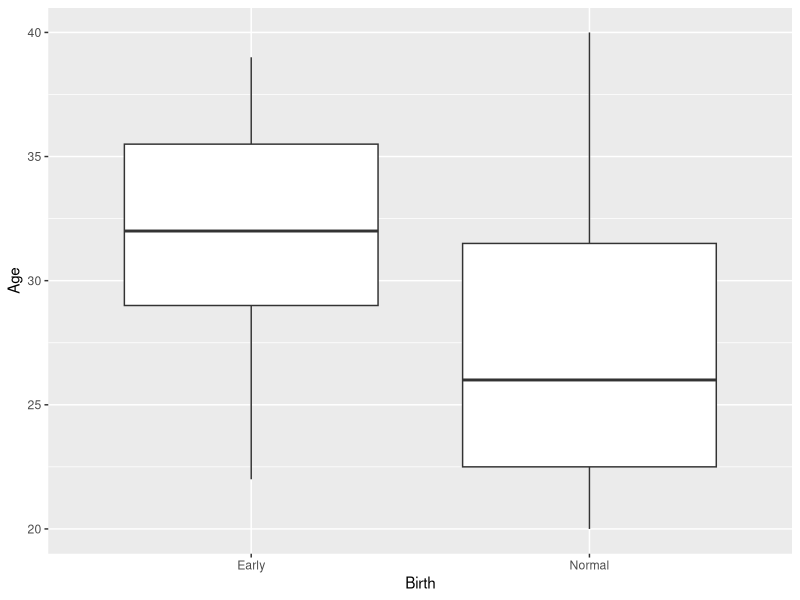
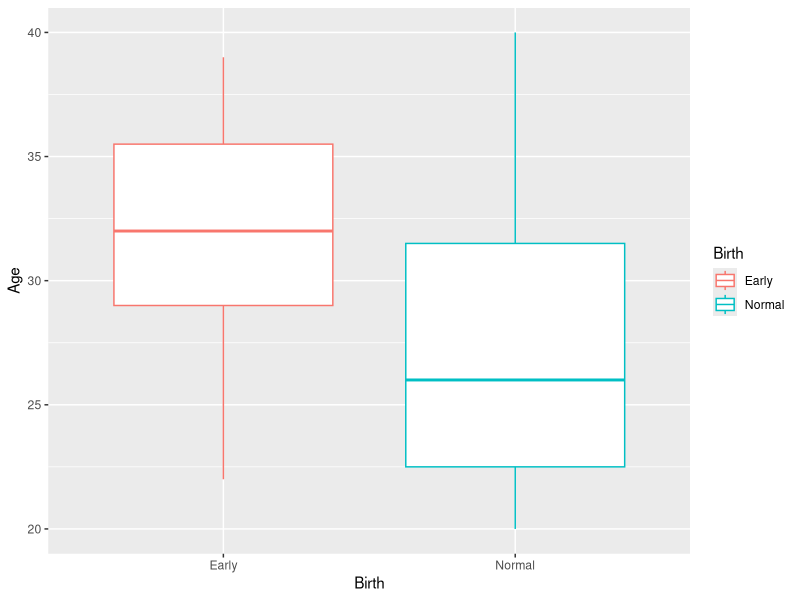
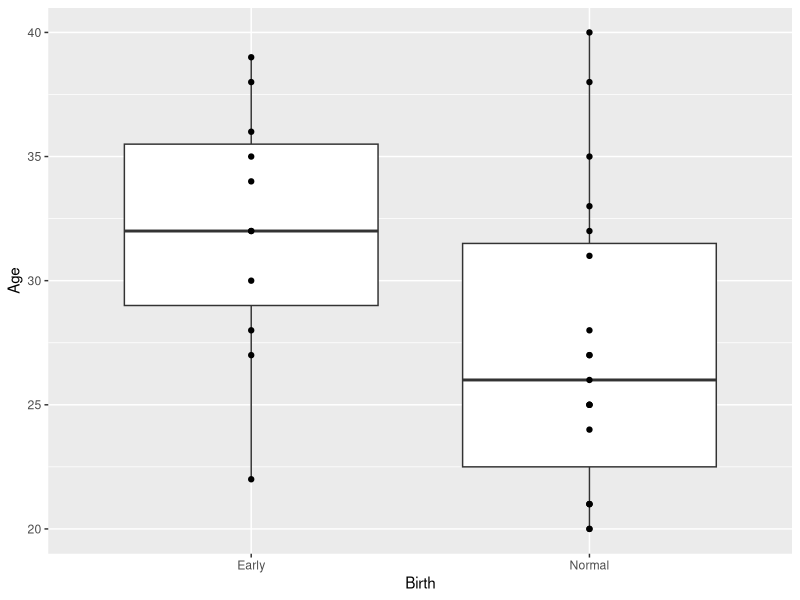
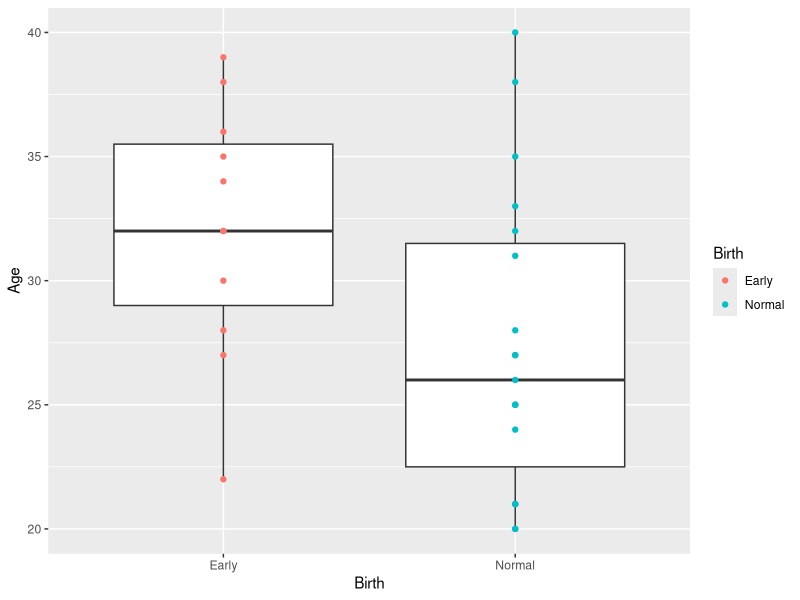
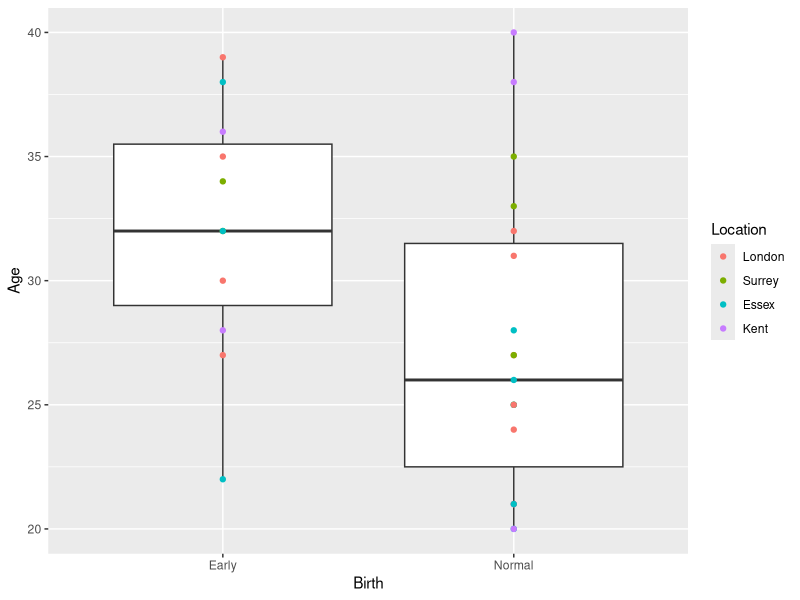
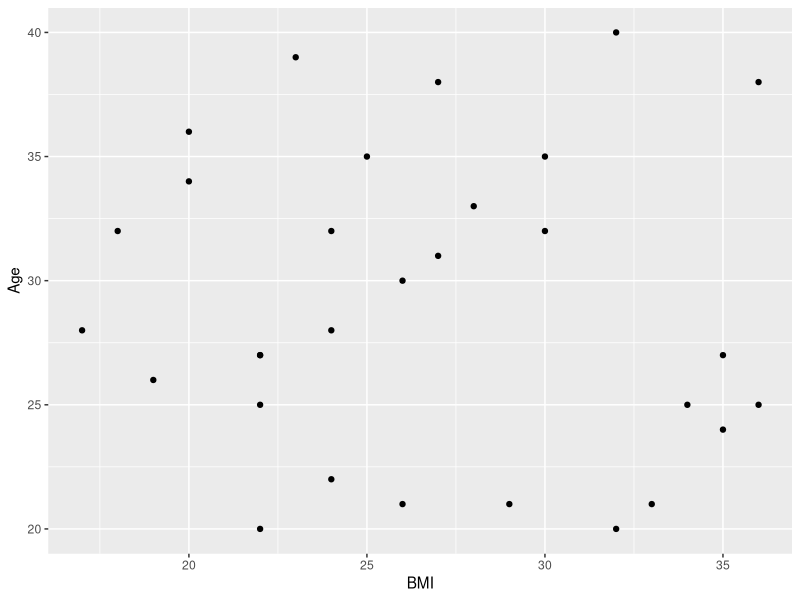
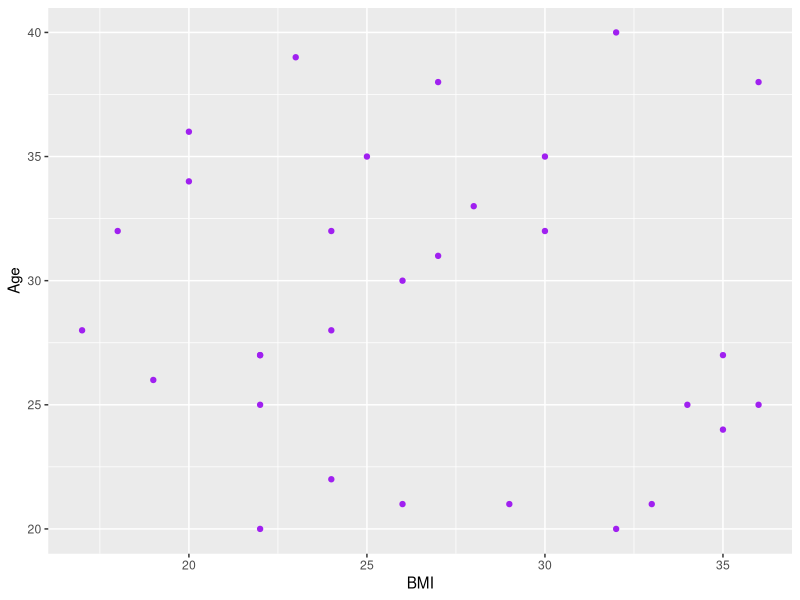
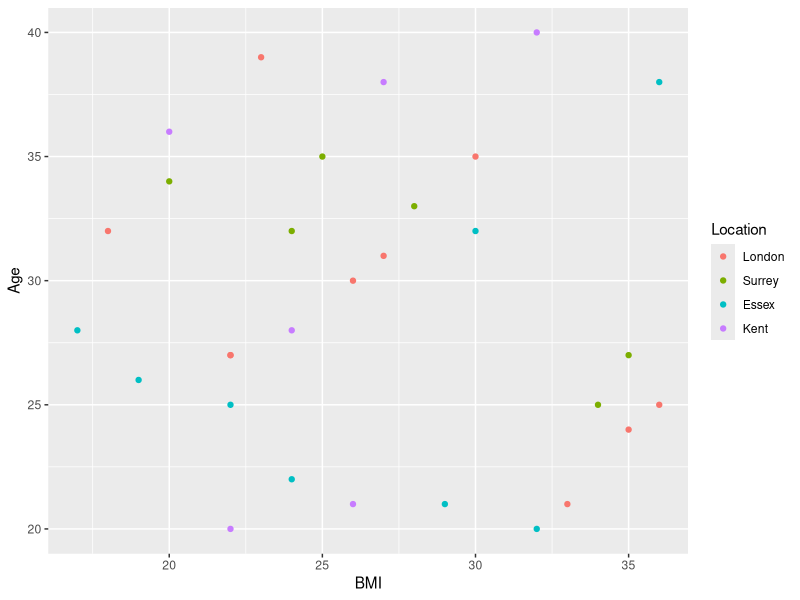

Write the R code that produced these figures, in order.
############################################################################################
##                                                                                        ##
##                                 Basic R set up                                         ##
##                                                                                        ##
############################################################################################

# Set the working directory
setwd("/Users/aliciahadingham/OneDrive - King's College London/PhD/FYI_or_Other/Public_Engagement/The Brilliant Club/Github_content") #Mac
#getwd()

# Load data1
data1 <- read.csv("data/data1_spreadsheet.csv", header=TRUE) 

# Changing Location from characters to factors & ordering the categories
data1$Location <- factor(data1$Location, levels = c("London", "Surrey", "Essex", "Kent"))

# Load ggplot2 library 
library(ggplot2)




############################################################################################
##                                                                                        ##
##                                     Boxplots                                           ##
##                                                                                        ##
############################################################################################

## Boxplots of Birth vs Age

# Simple boxplot 
ggplot(data=data1, aes(x=Birth, y=Age)) +
  geom_boxplot()

# Boxplot with colours by Birth timing
ggplot(data=data1, aes(x=Birth, y=Age)) +
  geom_boxplot(aes(colour=Birth))

# Boxplot with a scatter plot on top
ggplot(data=data1, aes(x=Birth, y=Age)) +
  geom_boxplot() + 
  geom_point()

# Boxplot with a scatter plot on top (with colours by Birth)
ggplot(data=data1, aes(x=Birth, y=Age)) +
  geom_boxplot() + 
  geom_point(aes(colour=Birth))

# Boxplot with a scatter plot on top (with colours by Location)
ggplot(data=data1, aes(x=Birth, y=Age)) +
  geom_boxplot() + 
  geom_point(aes(colour=Location))




############################################################################################
##                                                                                        ##
##                                   Scatter plots                                        ##
##                                                                                        ##
############################################################################################

## Scatter plots of BMI vs Age

# Simple scatter plot 
ggplot(data=data1, aes(x=BMI, y=Age)) +
  geom_point()

# Scatter plot in a specific colour
ggplot(data=data1, aes(x=BMI, y=Age)) +
  geom_point(colour="purple")

# Scatter plot with colours by Location
ggplot(data=data1, aes(x=BMI, y=Age)) +
  geom_point(aes(colour=Location))

# Scatter plot with colours by Location and shapes by Birth:
ggplot(data=data1, aes(x=BMI, y=Age)) +
  geom_point(aes(colour=Location, shape=Birth))




############################################################################################
##                                                                                        ##
##                       Extra: Boxplots with points jittered                             ##
##                                                                                        ##
############################################################################################ 

# Boxplot with a jitter scatter plot 
ggplot(data=data1, aes(x=Birth, y=Age)) +
  geom_boxplot() + 
  geom_jitter()

# Boxplot with a jitter scatter plot (colours by Birth timing & shapes by Location)
ggplot(data=data1, aes(x=Birth, y=Age)) +
  geom_boxplot() + 
  geom_jitter(aes(colour=Location, shape=Birth))





